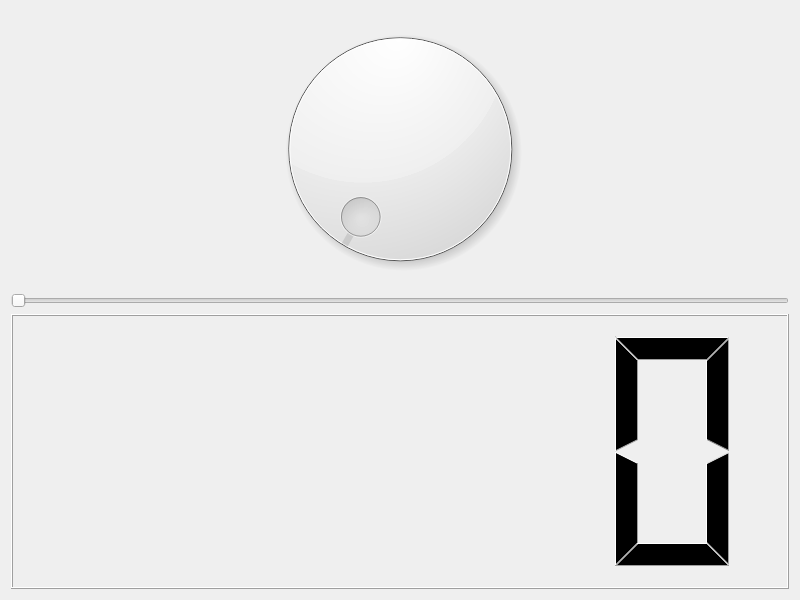
<?xml version="1.0" encoding="UTF-8"?>
<ui version="4.0">
 <class>Widget</class>
 <widget class="QWidget" name="Widget">
  <property name="geometry">
   <rect>
    <x>0</x>
    <y>0</y>
    <width>800</width>
    <height>600</height>
   </rect>
  </property>
  <property name="windowTitle">
   <string>Widget</string>
  </property>
  <layout class="QHBoxLayout" name="horizontalLayout">
   <item>
    <layout class="QVBoxLayout" name="verticalLayout">
     <item>
      <widget class="QDial" name="dial"/>
     </item>
     <item>
      <widget class="QSlider" name="horizontalSlider">
       <property name="orientation">
        <enum>Qt::Horizontal</enum>
       </property>
      </widget>
     </item>
     <item>
      <widget class="QLCDNumber" name="lcdNumber"/>
     </item>
    </layout>
   </item>
  </layout>
 </widget>
 <resources/>
 <connections/>
</ui>
